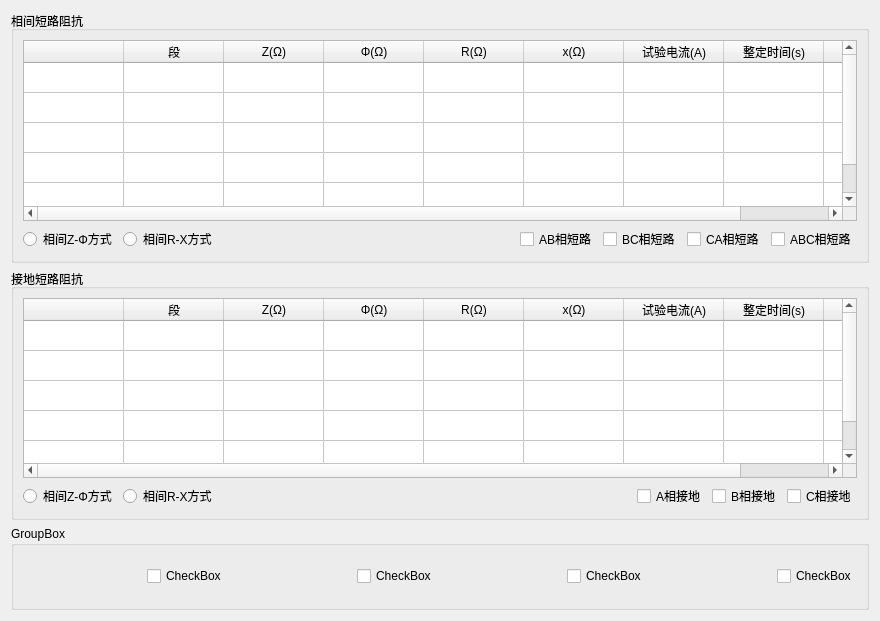
     <widget class="QWidget" name="tab_jlbh">
      <attribute name="title">
       <string>距离保护</string>
      </attribute>
      <layout class="QVBoxLayout" name="verticalLayout_9" stretch="3,3,1">
       <item>
        <widget class="QGroupBox" name="groupBox_8">
         <property name="title">
          <string>相间短路阻抗</string>
         </property>
         <layout class="QVBoxLayout" name="verticalLayout_7">
          <item>
           <widget class="QTableWidget" name="tb_jlbh_xjdl">
            <property name="rowCount">
             <number>5</number>
            </property>
            <attribute name="verticalHeaderVisible">
             <bool>false</bool>
            </attribute>
            <row/>
            <row/>
            <row/>
            <row/>
            <row/>
            <column>
             <property name="text">
              <string/>
             </property>
            </column>
            <column>
             <property name="text">
              <string>段</string>
             </property>
            </column>
            <column>
             <property name="text">
              <string>Z(Ω)</string>
             </property>
            </column>
            <column>
             <property name="text">
              <string>Φ(Ω)</string>
             </property>
            </column>
            <column>
             <property name="text">
              <string>R(Ω)</string>
             </property>
            </column>
            <column>
             <property name="text">
              <string>x(Ω)</string>
             </property>
            </column>
            <column>
             <property name="text">
              <string>试验电流(A)</string>
             </property>
            </column>
            <column>
             <property name="text">
              <string>整定时间(s)</string>
             </property>
            </column>
            <column>
             <property name="text">
              <string>方向</string>
             </property>
            </column>
           </widget>
          </item>
          <item>
           <layout class="QHBoxLayout" name="horizontalLayout_15">
            <item>
             <layout class="QHBoxLayout" name="horizontalLayout_14">
              <item>
               <widget class="QRadioButton" name="radioButton">
                <property name="text">
                 <string>相间Z-Φ方式</string>
                </property>
               </widget>
              </item>
              <item>
               <widget class="QRadioButton" name="radioButton_2">
                <property name="text">
                 <string>相间R-X方式</string>
                </property>
               </widget>
              </item>
             </layout>
            </item>
            <item>
             <spacer name="horizontalSpacer_3">
              <property name="orientation">
               <enum>Qt::Horizontal</enum>
              </property>
              <property name="sizeHint" stdset="0">
               <size>
                <width>148</width>
                <height>20</height>
               </size>
              </property>
             </spacer>
            </item>
            <item>
             <layout class="QHBoxLayout" name="horizontalLayout_13">
              <item>
               <widget class="QCheckBox" name="checkBox_4">
                <property name="text">
                 <string>AB相短路</string>
                </property>
               </widget>
              </item>
              <item>
               <widget class="QCheckBox" name="checkBox_5">
                <property name="text">
                 <string>BC相短路</string>
                </property>
               </widget>
              </item>
              <item>
               <widget class="QCheckBox" name="checkBox_6">
                <property name="text">
                 <string>CA相短路</string>
                </property>
               </widget>
              </item>
              <item>
               <widget class="QCheckBox" name="checkBox_7">
                <property name="text">
                 <string>ABC相短路</string>
                </property>
               </widget>
              </item>
             </layout>
            </item>
           </layout>
          </item>
         </layout>
        </widget>
       </item>
       <item>
        <widget class="QGroupBox" name="groupBox_9">
         <property name="title">
          <string>接地短路阻抗</string>
         </property>
         <layout class="QVBoxLayout" name="verticalLayout_8">
          <item>
           <widget class="QTableWidget" name="tb_jlbh_jddl">
            <property name="rowCount">
             <number>5</number>
            </property>
            <attribute name="verticalHeaderVisible">
             <bool>false</bool>
            </attribute>
            <row/>
            <row/>
            <row/>
            <row/>
            <row/>
            <column>
             <property name="text">
              <string/>
             </property>
            </column>
            <column>
             <property name="text">
              <string>段</string>
             </property>
            </column>
            <column>
             <property name="text">
              <string>Z(Ω)</string>
             </property>
            </column>
            <column>
             <property name="text">
              <string>Φ(Ω)</string>
             </property>
            </column>
            <column>
             <property name="text">
              <string>R(Ω)</string>
             </property>
            </column>
            <column>
             <property name="text">
              <string>x(Ω)</string>
             </property>
            </column>
            <column>
             <property name="text">
              <string>试验电流(A)</string>
             </property>
            </column>
            <column>
             <property name="text">
              <string>整定时间(s)</string>
             </property>
            </column>
            <column>
             <property name="text">
              <string>方向</string>
             </property>
            </column>
           </widget>
          </item>
          <item>
           <layout class="QHBoxLayout" name="horizontalLayout_16">
            <item>
             <layout class="QHBoxLayout" name="horizontalLayout_17">
              <item>
               <widget class="QRadioButton" name="radioButton_3">
                <property name="text">
                 <string>相间Z-Φ方式</string>
                </property>
               </widget>
              </item>
              <item>
               <widget class="QRadioButton" name="radioButton_4">
                <property name="text">
                 <string>相间R-X方式</string>
                </property>
               </widget>
              </item>
             </layout>
            </item>
            <item>
             <spacer name="horizontalSpacer_4">
              <property name="orientation">
               <enum>Qt::Horizontal</enum>
              </property>
              <property name="sizeHint" stdset="0">
               <size>
                <width>148</width>
                <height>20</height>
               </size>
              </property>
             </spacer>
            </item>
            <item>
             <layout class="QHBoxLayout" name="horizontalLayout_18">
              <item>
               <widget class="QCheckBox" name="checkBox_8">
                <property name="text">
                 <string>A相接地</string>
                </property>
               </widget>
              </item>
              <item>
               <widget class="QCheckBox" name="checkBox_9">
                <property name="text">
                 <string>B相接地</string>
                </property>
               </widget>
              </item>
              <item>
               <widget class="QCheckBox" name="checkBox_10">
                <property name="text">
                 <string>C相接地</string>
                </property>
               </widget>
              </item>
             </layout>
            </item>
           </layout>
          </item>
         </layout>
        </widget>
       </item>
       <item>
        <widget class="QGroupBox" name="groupBox_10">
         <property name="title">
          <string>GroupBox</string>
         </property>
         <layout class="QHBoxLayout" name="horizontalLayout_19">
          <item>
           <spacer name="horizontalSpacer_5">
            <property name="orientation">
             <enum>Qt::Horizontal</enum>
            </property>
            <property name="sizeHint" stdset="0">
             <size>
              <width>124</width>
              <height>20</height>
             </size>
            </property>
           </spacer>
          </item>
          <item>
           <widget class="QCheckBox" name="checkBox_11">
            <property name="text">
             <string>CheckBox</string>
            </property>
           </widget>
          </item>
          <item>
           <spacer name="horizontalSpacer_6">
            <property name="orientation">
             <enum>Qt::Horizontal</enum>
            </property>
            <property name="sizeHint" stdset="0">
             <size>
              <width>124</width>
              <height>20</height>
             </size>
            </property>
           </spacer>
          </item>
          <item>
           <widget class="QCheckBox" name="checkBox_12">
            <property name="text">
             <string>CheckBox</string>
            </property>
           </widget>
          </item>
          <item>
           <spacer name="horizontalSpacer_7">
            <property name="orientation">
             <enum>Qt::Horizontal</enum>
            </property>
            <property name="sizeHint" stdset="0">
             <size>
              <width>124</width>
              <height>20</height>
             </size>
            </property>
           </spacer>
          </item>
          <item>
           <widget class="QCheckBox" name="checkBox_13">
            <property name="text">
             <string>CheckBox</string>
            </property>
           </widget>
          </item>
          <item>
           <spacer name="horizontalSpacer_8">
            <property name="orientation">
             <enum>Qt::Horizontal</enum>
            </property>
            <property name="sizeHint" stdset="0">
             <size>
              <width>124</width>
              <height>20</height>
             </size>
            </property>
           </spacer>
          </item>
          <item>
           <widget class="QCheckBox" name="checkBox_14">
            <property name="text">
             <string>CheckBox</string>
            </property>
           </widget>
          </item>
         </layout>
        </widget>
       </item>
      </layout>
     </widget>
